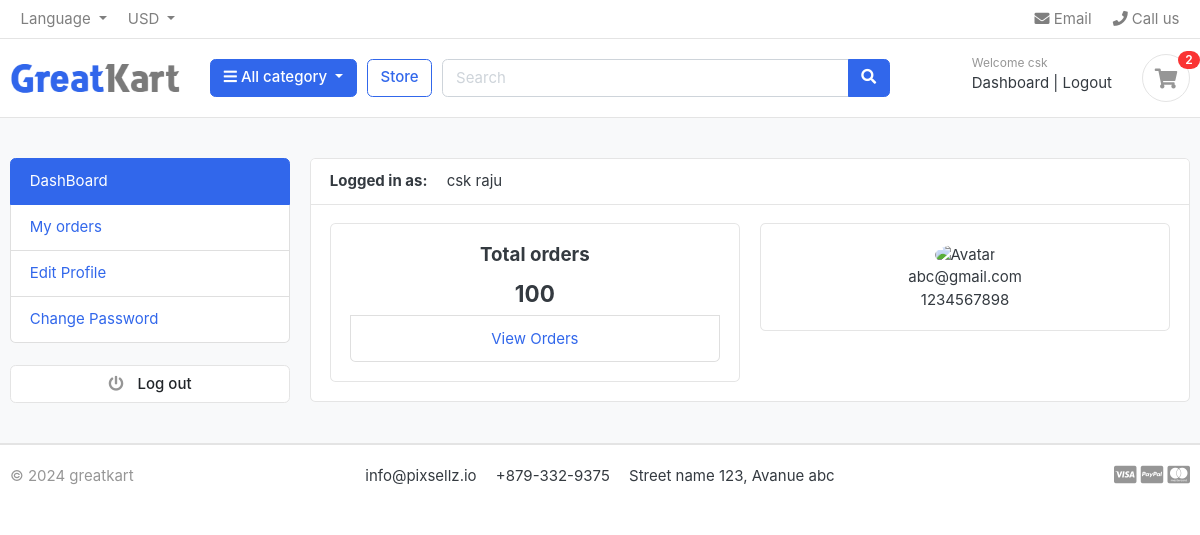
The page /cart/dashboard/ (signed in) on the database its author committed.
### accounts/models.py (models this page shows, shortened)
class Account(AbstractBaseUser):
    first_name   = models.CharField(max_length=50)
    last_name    = models.CharField(max_length=50)
    username     = models.CharField(max_length=50,unique= True)
    email        = models.EmailField(max_length=254,unique= True)
    phone_number = models.CharField(max_length=50,unique= True)
    date_joined = models.DateField(auto_now=False, auto_now_add=True)
    last_login = models.DateField(auto_now=True, auto_now_add=False)
    is_admin = models.BooleanField(default= False)
    is_staff = models.BooleanField(default= False)
    is_active = models.BooleanField(default= True)
    is_superadmin = models.BooleanField(default= False)
    USERNAME_FIELD = 'email'
    REQUIRED_FIELDS = ['username','first_name','last_name','phone_number']
    objects = MyaccountManager()

### accounts/views.py (the view)
# urls.py: path('dashboard/',views.dashboard,name = 'dashboard'),
def dashboard(request):
    return render(request,'dashboard.html')

### carts/context_processors.py (called while the page is built)
def counter(request):
    cart_count = 0
    if 'admin' in request.path:
        return {}
    else:
        try:
            cart = Cart.objects.filter(cart_id = _cart_id(request))
            if request.user.is_authenticated:
                cart_items = cartItem.objects.all().filter(user = request.user)
            else:
                cart_items = cartItem.objects.all().filter(cart = cart[:1])
            for cart_item in cart_items:
                cart_count +=  cart_item.cart_quantity
        except Cart.DoesNotExist:
            cart_count = 0
    return dict(cart_count=cart_count)

### carts/views.py (called while the page is built)
def _cart_id(request):
    cart = request.session.session_key
    if not cart:
        cart = request.session.create()
    return cart

### category/context_processors.py (called while the page is built)
def menu_links(request):
    links = Category.objects.all()
    return dict(links = links)

### category/models.py (called while the page is built)
    def get_url(self):
        return reverse('products_by_category',args = [self.slug])

### templates/dashboard.html (shortened to what this page needs)
{% extends "base.html" %}
{% block content %}
<body>
<section class="section-conten padding-y bg">
<div class="container">
	<div class="row">
	{% include "dashboaerdside.html" %}
	<main class="col-md-9">
		<article class="card">
		<header class="card-header">
			<strong class="d-inline-block mr-3">Logged in as:</strong>
			<span>{{ user.first_name}} {{ user.last_name }}</span>
		</header>
		<div class="card-body">
			<div class="row">
				<div class= "col-md-6">
					<div class="card text-center">
						<div class="card-body">
							<h5 class="card-title">Total orders</h5>
							<h4>100</h4>
							<a class="list-group-item" href="#">View Orders </a>
						</div>
					</div>
				</div>
				<div class= "col-md-6">
					<div class="card text-center">
						<div class="card-body">
							<img src="https://mdbcdn.b-cdn.net/img/new/avatars/1.webp" class="rounded-circle shadow-4"
  								style="width: 60px;" alt="Avatar" />
								<p class="mb-0">{{ user.email}}</p>
								<p class="mb-0">{{ user.phone_number}}</p>
						</div>
					</div>
				</div>
			</div>
		</div>
		</article>
	</main>
</div>
</div>
</section>
</body>
{% endblock content %}

### templates/includes/navbar.html (shortened to what this page needs)
{% load static %}
<header class="section-header">
    <nav class="navbar p-md-0 navbar-expand-sm navbar-light border-bottom">
        <div class="container">
          <div class="collapse navbar-collapse" id="navbarTop4">
            <ul class="navbar-nav mr-auto">
                <li class="nav-item dropdown">
                     <a href="#" class="nav-link dropdown-toggle" data-toggle="dropdown">   Language </a>
                </li>
                <li class="nav-item dropdown">
                    <a href="#" class="nav-link dropdown-toggle" data-toggle="dropdown"> USD </a>
                </li>
            </ul>
            <ul class="navbar-nav">
                <li><a href="#" class="nav-link"> <i class="fa fa-envelope"></i> Email </a></li>
                <li><a href="#" class="nav-link"> <i class="fa fa-phone"></i> Call us </a></li>
            </ul>
          </div>
        </div>
        </nav>
    <section class="header-main border-bottom">
        <div class="container">
    <div class="row align-items-center">
        <div class="col-lg-2 col-md-3 col-6">
            <a href="{% url "home" %}" class="brand-wrap">
                <img class="logo" src="{% static "./images/logo.png" %}">
            </a>
        </div>
        <div class="col-lg col-sm col-md col-6 flex-grow-0">
            <div class="category-wrap dropdown d-inline-block float-right">
                <button type="button" class="btn btn-primary dropdown-toggle" data-toggle="dropdown">
                    <i class="fa fa-bars"></i> All category
                </button>
            </div>
        </div>
        <a href="{% url "store" %}" class="btn btn-outline-primary">Store</a>
        <div class="col-lg  col-md-6 col-sm-12 col">
            <form action="{% url "search" %}" class="search" method = 'GET'>
                <div class="input-group w-100">
                    <input type="text" class="form-control" style="width:60%;" placeholder="Search" name = 'keyword'>
                    <div class="input-group-append">
                      <button class="btn btn-primary" type="submit">
                        <i class="fa fa-search"></i>
                      </button>
                    </div>
                </div>
            </form>
        </div>
        <div class="col-lg-3 col-sm-6 col-8 order-2 order-lg-3">
                    <div class="d-flex justify-content-end mb-3 mb-lg-0">
                        {% if user.id is None %}
                        <div class="widget-header">
                            <small class="title text-muted">Welcome guest!</small>
                            <div>
                                <a href="{% url "login" %}">Sign in</a> <span class="dark-transp"> | </span>
                                <a href="{% url "register" %}"> Register</a>
                            </div>
                        </div>
                        {% else %}
                        <div class="widget-header">
                            <small class="title text-muted">Welcome {{ user.first_name }} </small>
                            <div>
                                <a href="{% url "dashboard" %}">Dashboard</a> <span class="dark-transp"> | </span>
                                <a href="{% url "logout" %}"> Logout</a>
                            </div>
                        </div>
                        {% endif %}
                        <a href="{% url "cart" %}" class="widget-header pl-3 ml-3">
                            <div class="icon icon-sm rounded-circle border"><i class="fa fa-shopping-cart"></i></div>
                            <span class="badge badge-pill badge-danger notify">{{ cart_count }}</span>
                        </a>
                    </div>
                </div>
    </div>
        </div>
    </section>
    </header>

### static/css/ui.css (style rules this page uses)
html { font-family: "Inter", sans-serif; font-size: 15px; }
.icon-xs, .icon-sm, .icon-md, .icon-lg { display: inline-block; text-align: center; flex-shrink: 0; flex-grow: 0; }
.icon-sm { width: 48px; height: 48px; line-height: 48px !important; font-size: 20px; }
.padding-y { padding-top: 40px; padding-bottom: 40px; }
article:after, .form-group:after { display: block; clear: both; content: ""; }
.bg { background-color: #f8f9fa; }
p:last-child { margin-bottom: 0; }
.header-main { position: relative; padding-top: 1rem; padding-bottom: 1rem; }
.brand-wrap .logo, .navbar-brand .logo { margin-right: 7px; max-height: 42px; display: inline-block; }
.widget-header { display: inline-block; vertical-align: middle; position: relative; }
.widget-header a { color: #343a40; }
.widget-header i { color: #969696; }
.widget-header .title { display: block; }
.widget-header .notify { position: absolute; top: -3px; right: -10px; }
.notify { position: absolute; top: -4px; right: -10px; display: inline-block; padding: 0.25em 0.6em; font-size: 12px; line-height: 1; text-align: center; border-radius: 3rem; color: #fff; background-color: #fa3434; }

### rows shown on the page
Account: first_name "csk", last_name "raju", email "abc@gmail.com", phone_number "1234567898"

### other values the page prints
{{ cart_count }} "2"
